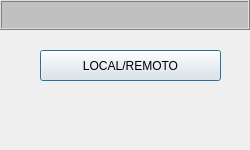
<?xml version="1.0" encoding="UTF-8"?>
<ui version="4.0">
 <class>InternosDG</class>
 <widget class="QDialog" name="InternosDG">
  <property name="geometry">
   <rect>
    <x>0</x>
    <y>0</y>
    <width>250</width>
    <height>150</height>
   </rect>
  </property>
  <property name="windowTitle">
   <string>Dialog</string>
  </property>
  <widget class="QFrame" name="frame_13">
   <property name="geometry">
    <rect>
     <x>0</x>
     <y>0</y>
     <width>250</width>
     <height>30</height>
    </rect>
   </property>
   <property name="styleSheet">
    <string notr="true">background-color: rgb(192, 192, 192);</string>
   </property>
   <property name="frameShape">
    <enum>QFrame::Box</enum>
   </property>
   <property name="frameShadow">
    <enum>QFrame::Raised</enum>
   </property>
   <layout class="QGridLayout" name="gridLayout_23"/>
  </widget>
  <widget class="QLabel" name="label">
   <property name="geometry">
    <rect>
     <x>0</x>
     <y>0</y>
     <width>250</width>
     <height>150</height>
    </rect>
   </property>
   <property name="minimumSize">
    <size>
     <width>250</width>
     <height>150</height>
    </size>
   </property>
   <property name="maximumSize">
    <size>
     <width>250</width>
     <height>150</height>
    </size>
   </property>
   <property name="text">
    <string/>
   </property>
   <property name="pixmap">
    <pixmap resource="Resources.qrc">:/Resources/BackGround.png</pixmap>
   </property>
  </widget>
  <widget class="QPushButton" name="pushButton">
   <property name="geometry">
    <rect>
     <x>40</x>
     <y>50</y>
     <width>181</width>
     <height>31</height>
    </rect>
   </property>
   <property name="text">
    <string>LOCAL/REMOTO</string>
   </property>
  </widget>
  <zorder>label</zorder>
  <zorder>frame_13</zorder>
  <zorder>pushButton</zorder>
 </widget>
 <resources>
  <include location="Resources.qrc"/>
 </resources>
 <connections/>
</ui>
